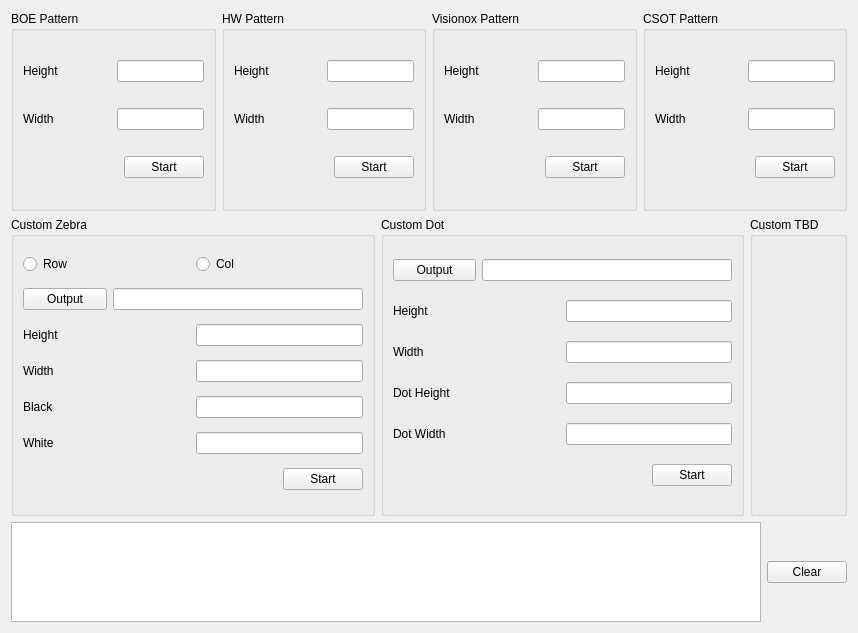
<?xml version="1.0" encoding="UTF-8"?>
<ui version="4.0">
 <class>Form</class>
 <widget class="QWidget" name="Form">
  <property name="geometry">
   <rect>
    <x>0</x>
    <y>0</y>
    <width>858</width>
    <height>633</height>
   </rect>
  </property>
  <property name="windowTitle">
   <string>Pattern Generator</string>
  </property>
  <layout class="QVBoxLayout" name="verticalLayout_7" stretch="2,3,1">
   <item>
    <layout class="QHBoxLayout" name="horizontalLayout_27">
     <item>
      <widget class="QGroupBox" name="groupBox_BOE">
       <property name="title">
        <string>BOE Pattern</string>
       </property>
       <layout class="QVBoxLayout" name="verticalLayout">
        <item>
         <layout class="QHBoxLayout" name="horizontalLayout" stretch="1,1">
          <item>
           <widget class="QLabel" name="label">
            <property name="text">
             <string>Height</string>
            </property>
           </widget>
          </item>
          <item>
           <widget class="QLineEdit" name="lineEdit_BOE_height"/>
          </item>
         </layout>
        </item>
        <item>
         <layout class="QHBoxLayout" name="horizontalLayout_2" stretch="1,1">
          <item>
           <widget class="QLabel" name="label_2">
            <property name="text">
             <string>Width</string>
            </property>
           </widget>
          </item>
          <item>
           <widget class="QLineEdit" name="lineEdit_BOE_width"/>
          </item>
         </layout>
        </item>
        <item>
         <layout class="QHBoxLayout" name="horizontalLayout_3">
          <item>
           <spacer name="horizontalSpacer">
            <property name="orientation">
             <enum>Qt::Horizontal</enum>
            </property>
            <property name="sizeHint" stdset="0">
             <size>
              <width>40</width>
              <height>20</height>
             </size>
            </property>
           </spacer>
          </item>
          <item>
           <widget class="QPushButton" name="btn_BOE">
            <property name="text">
             <string>Start</string>
            </property>
           </widget>
          </item>
         </layout>
        </item>
       </layout>
      </widget>
     </item>
     <item>
      <widget class="QGroupBox" name="groupBox_HW">
       <property name="title">
        <string>HW Pattern</string>
       </property>
       <layout class="QVBoxLayout" name="verticalLayout_2">
        <item>
         <layout class="QHBoxLayout" name="horizontalLayout_4" stretch="1,1">
          <item>
           <widget class="QLabel" name="label_4">
            <property name="text">
             <string>Height</string>
            </property>
           </widget>
          </item>
          <item>
           <widget class="QLineEdit" name="lineEdit_HW_height"/>
          </item>
         </layout>
        </item>
        <item>
         <layout class="QHBoxLayout" name="horizontalLayout_5" stretch="1,1">
          <item>
           <widget class="QLabel" name="label_3">
            <property name="text">
             <string>Width</string>
            </property>
           </widget>
          </item>
          <item>
           <widget class="QLineEdit" name="lineEdit_HW_width"/>
          </item>
         </layout>
        </item>
        <item>
         <layout class="QHBoxLayout" name="horizontalLayout_6">
          <item>
           <spacer name="horizontalSpacer_2">
            <property name="orientation">
             <enum>Qt::Horizontal</enum>
            </property>
            <property name="sizeHint" stdset="0">
             <size>
              <width>40</width>
              <height>20</height>
             </size>
            </property>
           </spacer>
          </item>
          <item>
           <widget class="QPushButton" name="btn_HW">
            <property name="text">
             <string>Start</string>
            </property>
           </widget>
          </item>
         </layout>
        </item>
       </layout>
      </widget>
     </item>
     <item>
      <widget class="QGroupBox" name="groupBox_VNX">
       <property name="title">
        <string>Visionox Pattern</string>
       </property>
       <layout class="QVBoxLayout" name="verticalLayout_3">
        <item>
         <layout class="QHBoxLayout" name="horizontalLayout_7" stretch="1,1">
          <item>
           <widget class="QLabel" name="label_6">
            <property name="text">
             <string>Height</string>
            </property>
           </widget>
          </item>
          <item>
           <widget class="QLineEdit" name="lineEdit_VNX_height"/>
          </item>
         </layout>
        </item>
        <item>
         <layout class="QHBoxLayout" name="horizontalLayout_8" stretch="1,1">
          <item>
           <widget class="QLabel" name="label_5">
            <property name="text">
             <string>Width</string>
            </property>
           </widget>
          </item>
          <item>
           <widget class="QLineEdit" name="lineEdit_VNX_width"/>
          </item>
         </layout>
        </item>
        <item>
         <layout class="QHBoxLayout" name="horizontalLayout_9">
          <item>
           <spacer name="horizontalSpacer_3">
            <property name="orientation">
             <enum>Qt::Horizontal</enum>
            </property>
            <property name="sizeHint" stdset="0">
             <size>
              <width>40</width>
              <height>20</height>
             </size>
            </property>
           </spacer>
          </item>
          <item>
           <widget class="QPushButton" name="btn_VNX">
            <property name="text">
             <string>Start</string>
            </property>
           </widget>
          </item>
         </layout>
        </item>
       </layout>
      </widget>
     </item>
     <item>
      <widget class="QGroupBox" name="groupBox_CSOT">
       <property name="title">
        <string>CSOT Pattern</string>
       </property>
       <layout class="QVBoxLayout" name="verticalLayout_4">
        <item>
         <layout class="QHBoxLayout" name="horizontalLayout_10" stretch="1,1">
          <item>
           <widget class="QLabel" name="label_7">
            <property name="text">
             <string>Height</string>
            </property>
           </widget>
          </item>
          <item>
           <widget class="QLineEdit" name="lineEdit_CSOT_height"/>
          </item>
         </layout>
        </item>
        <item>
         <layout class="QHBoxLayout" name="horizontalLayout_11" stretch="1,1">
          <item>
           <widget class="QLabel" name="label_8">
            <property name="text">
             <string>Width</string>
            </property>
           </widget>
          </item>
          <item>
           <widget class="QLineEdit" name="lineEdit_CSOT_width"/>
          </item>
         </layout>
        </item>
        <item>
         <layout class="QHBoxLayout" name="horizontalLayout_12">
          <item>
           <spacer name="horizontalSpacer_4">
            <property name="orientation">
             <enum>Qt::Horizontal</enum>
            </property>
            <property name="sizeHint" stdset="0">
             <size>
              <width>40</width>
              <height>20</height>
             </size>
            </property>
           </spacer>
          </item>
          <item>
           <widget class="QPushButton" name="btn_CSOT">
            <property name="text">
             <string>Start</string>
            </property>
           </widget>
          </item>
         </layout>
        </item>
       </layout>
      </widget>
     </item>
    </layout>
   </item>
   <item>
    <layout class="QHBoxLayout" name="horizontalLayout_28">
     <item>
      <widget class="QGroupBox" name="groupBox_Zebra">
       <property name="title">
        <string>Custom Zebra</string>
       </property>
       <layout class="QVBoxLayout" name="verticalLayout_5">
        <item>
         <layout class="QHBoxLayout" name="horizontalLayout_13">
          <item>
           <widget class="QRadioButton" name="rbtn_Row">
            <property name="text">
             <string>Row</string>
            </property>
           </widget>
          </item>
          <item>
           <widget class="QRadioButton" name="rbtn_Col">
            <property name="text">
             <string>Col</string>
            </property>
           </widget>
          </item>
         </layout>
        </item>
        <item>
         <layout class="QHBoxLayout" name="horizontalLayout_14" stretch="1,3">
          <item>
           <widget class="QPushButton" name="btn_Zebra_output">
            <property name="text">
             <string>Output</string>
            </property>
           </widget>
          </item>
          <item>
           <widget class="QLineEdit" name="lineEdit_ZebraPath"/>
          </item>
         </layout>
        </item>
        <item>
         <layout class="QHBoxLayout" name="horizontalLayout_15" stretch="1,1">
          <item>
           <widget class="QLabel" name="label_9">
            <property name="text">
             <string>Height</string>
            </property>
           </widget>
          </item>
          <item>
           <widget class="QLineEdit" name="lineEdit_Zebra_height"/>
          </item>
         </layout>
        </item>
        <item>
         <layout class="QHBoxLayout" name="horizontalLayout_16" stretch="1,1">
          <item>
           <widget class="QLabel" name="label_10">
            <property name="text">
             <string>Width</string>
            </property>
           </widget>
          </item>
          <item>
           <widget class="QLineEdit" name="lineEdit_Zebra_width"/>
          </item>
         </layout>
        </item>
        <item>
         <layout class="QHBoxLayout" name="horizontalLayout_17" stretch="1,1">
          <item>
           <widget class="QLabel" name="label_11">
            <property name="text">
             <string>Black</string>
            </property>
           </widget>
          </item>
          <item>
           <widget class="QLineEdit" name="lineEdit_Zebra_black"/>
          </item>
         </layout>
        </item>
        <item>
         <layout class="QHBoxLayout" name="horizontalLayout_18" stretch="1,1">
          <item>
           <widget class="QLabel" name="label_12">
            <property name="text">
             <string>White</string>
            </property>
           </widget>
          </item>
          <item>
           <widget class="QLineEdit" name="lineEdit_Zebra_White"/>
          </item>
         </layout>
        </item>
        <item>
         <layout class="QHBoxLayout" name="horizontalLayout_19">
          <item>
           <spacer name="horizontalSpacer_5">
            <property name="orientation">
             <enum>Qt::Horizontal</enum>
            </property>
            <property name="sizeHint" stdset="0">
             <size>
              <width>40</width>
              <height>20</height>
             </size>
            </property>
           </spacer>
          </item>
          <item>
           <widget class="QPushButton" name="btn_Zebra">
            <property name="text">
             <string>Start</string>
            </property>
           </widget>
          </item>
         </layout>
        </item>
       </layout>
      </widget>
     </item>
     <item>
      <widget class="QGroupBox" name="groupBox_6">
       <property name="title">
        <string>Custom Dot</string>
       </property>
       <layout class="QVBoxLayout" name="verticalLayout_6">
        <item>
         <layout class="QHBoxLayout" name="horizontalLayout_24" stretch="1,3">
          <item>
           <widget class="QPushButton" name="btn_Dot_output">
            <property name="text">
             <string>Output</string>
            </property>
           </widget>
          </item>
          <item>
           <widget class="QLineEdit" name="lineEdit_DotPath"/>
          </item>
         </layout>
        </item>
        <item>
         <layout class="QHBoxLayout" name="horizontalLayout_22" stretch="1,1">
          <item>
           <widget class="QLabel" name="label_15">
            <property name="text">
             <string>Height</string>
            </property>
           </widget>
          </item>
          <item>
           <widget class="QLineEdit" name="lineEdit_Dot_height"/>
          </item>
         </layout>
        </item>
        <item>
         <layout class="QHBoxLayout" name="horizontalLayout_25" stretch="1,1">
          <item>
           <widget class="QLabel" name="label_16">
            <property name="text">
             <string>Width</string>
            </property>
           </widget>
          </item>
          <item>
           <widget class="QLineEdit" name="lineEdit_Dot_width"/>
          </item>
         </layout>
        </item>
        <item>
         <layout class="QHBoxLayout" name="horizontalLayout_21" stretch="1,1">
          <item>
           <widget class="QLabel" name="label_14">
            <property name="text">
             <string>Dot Height</string>
            </property>
           </widget>
          </item>
          <item>
           <widget class="QLineEdit" name="lineEdit_Dot_dotHeight"/>
          </item>
         </layout>
        </item>
        <item>
         <layout class="QHBoxLayout" name="horizontalLayout_20" stretch="1,1">
          <item>
           <widget class="QLabel" name="label_Dot_dotWidth">
            <property name="text">
             <string>Dot Width</string>
            </property>
           </widget>
          </item>
          <item>
           <widget class="QLineEdit" name="lineEdit_Dot_dotWidth"/>
          </item>
         </layout>
        </item>
        <item>
         <layout class="QHBoxLayout" name="horizontalLayout_23">
          <item>
           <spacer name="horizontalSpacer_6">
            <property name="orientation">
             <enum>Qt::Horizontal</enum>
            </property>
            <property name="sizeHint" stdset="0">
             <size>
              <width>40</width>
              <height>20</height>
             </size>
            </property>
           </spacer>
          </item>
          <item>
           <widget class="QPushButton" name="btn_Dot">
            <property name="text">
             <string>Start</string>
            </property>
           </widget>
          </item>
         </layout>
        </item>
       </layout>
      </widget>
     </item>
     <item>
      <widget class="QGroupBox" name="groupBox_7">
       <property name="title">
        <string>Custom TBD</string>
       </property>
      </widget>
     </item>
    </layout>
   </item>
   <item>
    <layout class="QHBoxLayout" name="horizontalLayout_26">
     <item>
      <widget class="QTextBrowser" name="textBrowser"/>
     </item>
     <item>
      <widget class="QPushButton" name="btn_Clear">
       <property name="text">
        <string>Clear</string>
       </property>
      </widget>
     </item>
    </layout>
   </item>
  </layout>
 </widget>
 <resources/>
 <connections/>
</ui>
